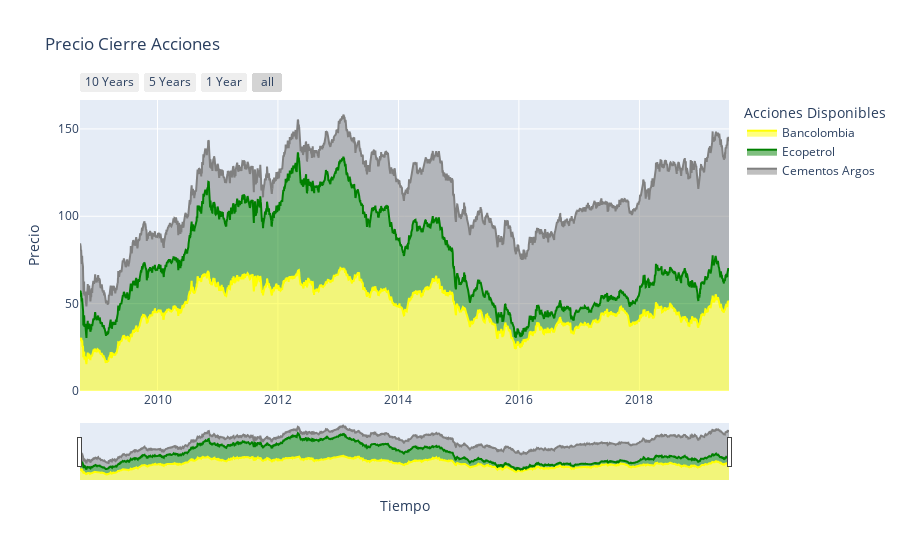

The notebook cell this image was saved under:
### Code cell
prices = pd.DataFrame(
    {
        "Bancolombia": bancolombia_df["close"],
        "Ecopetrol": ecopetrol_df["close"],
        "Cementos Argos": argos_df["close"]

    }
)

prices.index = pd.to_datetime(ecopetrol_df.date)

fig = px.area(
    data_frame=prices.fillna(0),
    title = "Precio Cierre Acciones", 
    color_discrete_sequence=["yellow", "green", "grey"],
)

fig.update_xaxes(
    rangeslider_visible=True,
    rangeselector=dict(
        buttons=list([
            dict(count=10, label="10 Years", step="year", stepmode="backward"),
            dict(count=5, label="5 Years", step="year", stepmode="backward"),
            dict(count=1, label="1 Year", step="year", stepmode="backward"),
            dict(step="all")
        ])
    )
)

fig.update_layout(
    xaxis_title='Tiempo',
    yaxis_title='Precio',
    legend_title="Acciones Disponibles",

)

fig.show()

### Figure 1 — Plotly figure (JSON) as saved in the notebook; plotly's stock layout.template omitted (floating-point values rounded to 4 significant figures; data arrays with more than 128 entries replaced by an {"elided": "..."} marker saying what was removed)
{"data": [{"fillpattern": {"shape": ""}, "hovertemplate": "variable=Bancolombia<br>date=%{x}<br>value=%{y}<extra></extra>", "legendgroup": "Bancolombia", "line": {"color": "yellow"}, "marker": {"symbol": "circle"}, "mode": "lines", "name": "Bancolombia", "orientation": "v", "showlegend": true, "stackgroup": "1", "type": "scatter", "x": {"elided": "2713 str values"}, "xaxis": "x", "y": {"elided": "2713 float values"}, "yaxis": "y"}, {"fillpattern": {"shape": ""}, "hovertemplate": "variable=Ecopetrol<br>date=%{x}<br>value=%{y}<extra></extra>", "legendgroup": "Ecopetrol", "line": {"color": "green"}, "marker": {"symbol": "circle"}, "mode": "lines", "name": "Ecopetrol", "orientation": "v", "showlegend": true, "stackgroup": "1", "type": "scatter", "x": {"elided": "2713 str values"}, "xaxis": "x", "y": {"elided": "2713 float values"}, "yaxis": "y"}, {"fillpattern": {"shape": ""}, "hovertemplate": "variable=Cementos Argos<br>date=%{x}<br>value=%{y}<extra></extra>", "legendgroup": "Cementos Argos", "line": {"color": "grey"}, "marker": {"symbol": "circle"}, "mode": "lines", "name": "Cementos Argos", "orientation": "v", "showlegend": true, "stackgroup": "1", "type": "scatter", "x": {"elided": "2713 str values"}, "xaxis": "x", "y": {"elided": "2713 float values"}, "yaxis": "y"}], "layout": {"legend": {"title": {"text": "Acciones Disponibles"}, "tracegroupgap": 0}, "title": {"text": "Precio Cierre Acciones"}, "xaxis": {"anchor": "y", "domain": [0, 1], "rangeselector": {"buttons": [{"count": 10, "label": "10 Years", "step": "year", "stepmode": "backward"}, {"count": 5, "label": "5 Years", "step": "year", "stepmode": "backward"}, {"count": 1, "label": "1 Year", "step": "year", "stepmode": "backward"}, {"step": "all"}]}, "rangeslider": {"visible": true}, "title": {"text": "Tiempo"}}, "yaxis": {"anchor": "x", "domain": [0, 1], "title": {"text": "Precio"}}}}
